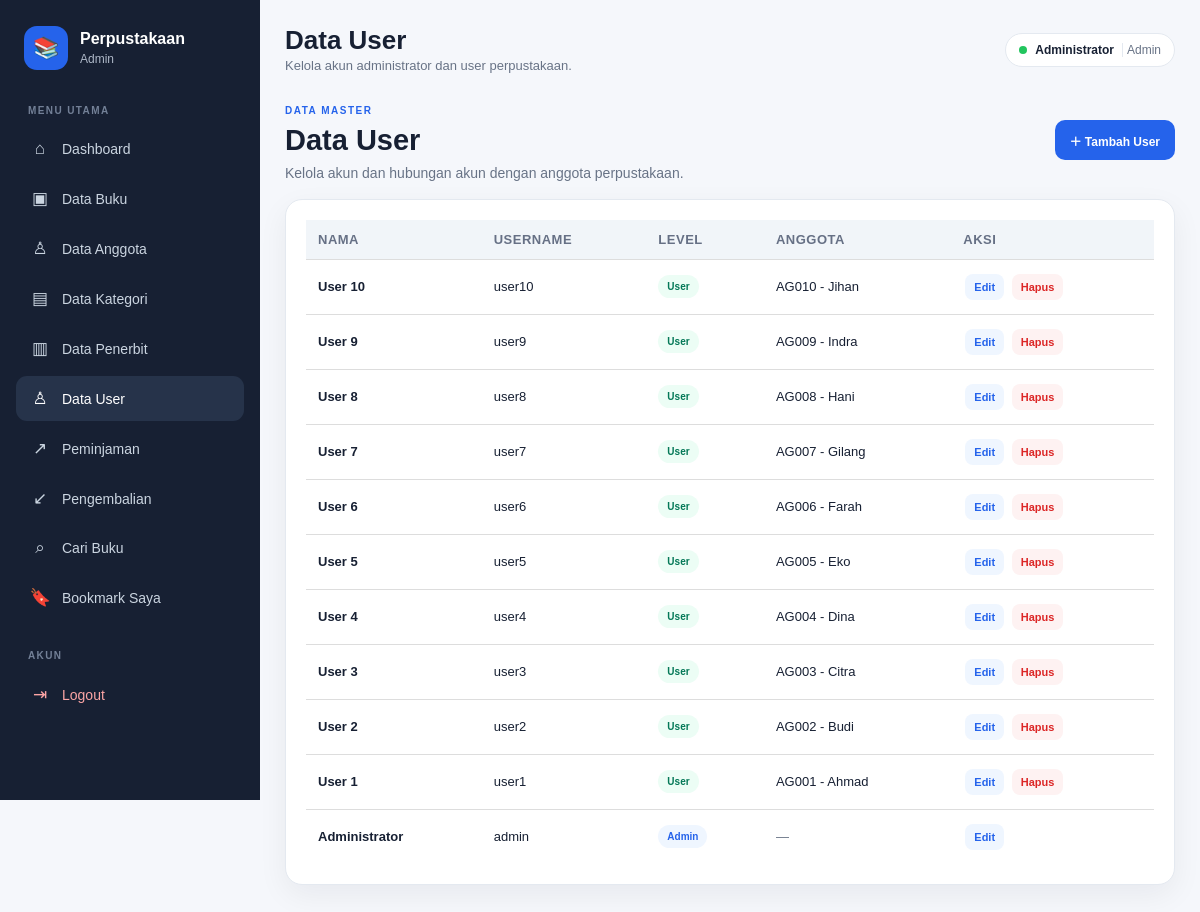
The app's page /user/index.php (signed in) with its own data.
### tables this page shows
CREATE TABLE `user` (
  `id` int(10) UNSIGNED NOT NULL,
  `nama` varchar(100) NOT NULL,
  `username` varchar(100) NOT NULL,
  `password` varchar(255) NOT NULL,
  `level` enum('admin','user') NOT NULL,
  `anggota_id` int(10) UNSIGNED DEFAULT NULL
);

CREATE TABLE `anggota` (
  `id` int(10) UNSIGNED NOT NULL,
  `kode_anggota` varchar(20) NOT NULL,
  `nama` varchar(100) NOT NULL,
  `jenis_kelamin` enum('pria','wanita') DEFAULT NULL,
  `tempat_lahir` varchar(100) DEFAULT NULL,
  `tanggal_lahir` date DEFAULT NULL,
  `telpon` varchar(12) DEFAULT NULL,
  `alamat` text DEFAULT NULL,
  `foto` varchar(255) DEFAULT NULL
);

### config/app.php (called while the page is built, shortened)
<?php
function url($path = "")
{
  $path = ltrim($path, "/");
  return BASE_URL . ($path !== "" ? "/" . $path : "");
}
if (!function_exists("e")) {
  function e($value)
  {
    return htmlspecialchars((string) $value, ENT_QUOTES, "UTF-8");
  }
}

### user/index.php (the view, shortened to what this page needs)
<?php
require_once __DIR__ . '/../config/connection.php';
$rows = $conn->query("
    SELECT
        u.id,
        u.nama,
        u.username,
        u.level,
        u.anggota_id,
        a.kode_anggota,
        a.nama AS nama_anggota
    FROM user u
    LEFT JOIN anggota a
        ON a.id = u.anggota_id
    ORDER BY u.id DESC
");
require_once __DIR__ . '/../includes/layout_header.php';
?>
<section class="page-intro">
    <div>
        <span class="page-label">
            DATA MASTER
        </span>
        <h1>
            Data User
        </h1>
        <p>
            Kelola akun dan hubungan akun
            dengan anggota perpustakaan.
        </p>
    </div>
    <a
        href="<?= e(url('user/form.php')) ?>"
        class="btn primary"
    >
        ＋ Tambah User
    </a>
</section>
<section class="panel">
    <div class="table-wrap">
        <table>
            <thead>
                <tr>
                    <th>Nama</th>
                    <th>Username</th>
                    <th>Level</th>
                    <th>Anggota</th>
                    <th>Aksi</th>
                </tr>
            </thead>
            <tbody>
            <?php if ($rows->num_rows): ?>
                <?php while (
                    $row = $rows->fetch_assoc()
                ): ?>
                    <tr>
                        <td data-label="Nama">
                            <b>
                                <?= e($row['nama']) ?>
                            </b>
                        </td>
                        <td data-label="Username">
                            <?= e(
                                $row['username']
                            ) ?>
                        </td>
                        <td data-label="Level">
                            <span
                                class="badge <?= $row['level'] === 'admin'
                                    ? 'blue'
                                    : 'green' ?>"
                            >
                                <?= e(
                                    ucfirst(
                                        $row['level']
                                    )
                                ) ?>
                            </span>
                        </td>
                        <td data-label="Anggota">
                            <?php if (
                                !empty(
                                    $row['kode_anggota']
                                )
                            ): ?>
                                <?= e(
                                    $row['kode_anggota']
                                    . ' - '
                                    . $row['nama_anggota']
                                ) ?>
                            <?php else: ?>
                                <span class="muted">
                                    —
                                </span>
                            <?php endif; ?>
                        </td>
                        <td
                            data-label="Aksi"
                            class="actions-cell"
                        >
                            <a
                                class="action edit"
                                href="<?= e(
                                    url('user/form.php')
                                ) ?>?id=<?= (int) $row['id'] ?>"
                            >
                                Edit
                            </a>
                            <?php if (
                                (int) $row['id'] !==
                                (int) $_SESSION['user_id']
                            ): ?>
                                <form
                                    method="post"
                                    class="inline-form"
                                    onsubmit="return confirm('Hapus user ini?')"
                                >
                                    <button
                                        type="submit"
                                        class="action delete"
                                    >
                                        Hapus
                                    </button>
                                </form>
                            <?php endif; ?>
                        </td>
                    </tr>
                <?php endwhile; ?>
            <?php endif; ?>
            </tbody>
        </table>
    </div>
</section>
<?php require_once __DIR__ . '/../includes/layout_footer.php'; ?>

### assets/css/style.css (style rules this page uses)
* { box-sizing: border-box; margin: 0; padding: 0; }
:root { --nav: #172033; --nav-2: #26334a; --primary: #2563eb; --primary-dark: #1d4ed8; --bg: #f5f7fb; --white: #ffffff; --text: #172033; --muted: #687386; --border: #e4e9f0; --green: #047857; --red: #b91c1c; --orange: #c2410c; --shadow: 0 10px 30px rgba(15, 23, 42, 0.06); --shadow-hover: 0 15px 35px rgba(15, 23, 42, 0.10); --radius: 12px; --radius-lg: 17px; }
html { scroll-behavior: smooth; }
body { font-family: Arial, Helvetica, sans-serif; background: var(--bg); color: var(--text); min-height: 100vh; }
a { color: inherit; }
button, input, select, textarea { font-family: inherit; }
.hero-panel, .panel, .stat-card, .summary-card, .search-hero, .search-results { background: #ffffff; border: 1px solid var(--border); border-radius: var(--radius-lg); box-shadow: var(--shadow); }
.panel { padding: 20px; margin-bottom: 20px; }
.hero-panel h1, .page-intro h1, .search-hero h1 { font-size: 29px; line-height: 1.25; margin: 4px 0 7px; }
.hero-panel p, .page-intro p, .search-hero p { color: var(--muted); font-size: 14px; }
.page-label { display: inline-block; color: var(--primary); font-size: 10px; font-weight: 800; letter-spacing: 1.5px; }
.page-intro { display: flex; align-items: center; justify-content: space-between; gap: 20px; margin-bottom: 18px; }
.btn { display: inline-flex; align-items: center; justify-content: center; min-height: 40px; padding: 9px 14px; border: 1px solid transparent; border-radius: 10px; text-decoration: none; background: #eef2f7; color: #334155; font-weight: 700; font-size: 12px; cursor: pointer; transition: background 0.18s ease, transform 0.18s ease, filter 0.18s ease; }
.btn.primary { background: var(--primary); color: #ffffff; }
.table-wrap, .table-container { width: 100%; overflow-x: auto; -webkit-overflow-scrolling: touch; }
table { width: 100%; border-collapse: collapse; min-width: 760px; background: #ffffff; }
th, td { padding: 13px 12px; border-bottom: 1px solid var(--border); text-align: left; font-size: 12px; vertical-align: middle; }
th { background: #f8fafc; color: #667085; text-transform: uppercase; font-size: 10px; letter-spacing: 0.5px; white-space: nowrap; }
tbody tr:last-child td { border-bottom: 0; }
table th, table td { padding: 12px; border-bottom: 1px solid #ddd; text-align: left; font-size: 13px; }
table th { background: #f1f5f9; font-weight: bold; }
.badge { display: inline-flex; padding: 6px 9px; border-radius: 999px; font-size: 10px; font-weight: 800; }
.badge.green { background: #ecfdf5; color: var(--green); }
.badge.blue { background: #eff6ff; color: var(--primary); }
.actions-cell { white-space: nowrap; }
.action { display: inline-flex; padding: 7px 9px; border-radius: 8px; text-decoration: none; font-size: 11px; font-weight: 700; margin: 2px; }
.action.edit { background: #eff6ff; color: var(--primary); }
.action.delete { background: #fef2f2; color: #dc2626; }
.inline-form { display: inline; margin: 0; padding: 0; }
.inline-form .action { border: 0; cursor: pointer; font-family: inherit; }
.muted { color: var(--muted); font-size: 13px; line-height: 1.5; }

### records on screen
user: nama "User 10", username "user10", level "User", anggota.nama "AG010 - Jihan"
user: nama "User 9", username "user9", level "User", anggota.nama "AG009 - Indra"
user: nama "User 8", username "user8", level "User", anggota.nama "AG008 - Hani"
user: nama "User 7", username "user7", level "User", anggota.nama "AG007 - Gilang"
user: nama "User 6", username "user6", level "User", anggota.nama "AG006 - Farah"
user: nama "User 5", username "user5", level "User", anggota.nama "AG005 - Eko"
user: nama "User 4", username "user4", level "User", anggota.nama "AG004 - Dina"
user: nama "User 3", username "user3", level "User", anggota.nama "AG003 - Citra"
user: nama "User 2", username "user2", level "User", anggota.nama "AG002 - Budi"
user: nama "User 1", username "user1", level "User", anggota.nama "AG001 - Ahmad"
user: nama "Administrator", username "admin", level "Admin"

### other values on screen
$level ?: 'User' "Admin"
$pageTitle "Data User"
$pageDescription "Kelola akun administrator dan user perpustakaan."
$_SESSION['nama'] "Administrator"
$_SESSION['level'] "Admin"
